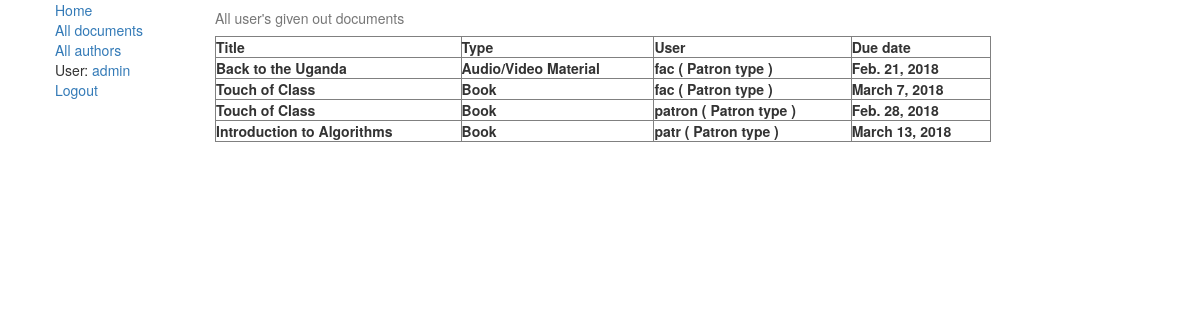
Page /library/records/ (signed in) on the earlier database version.
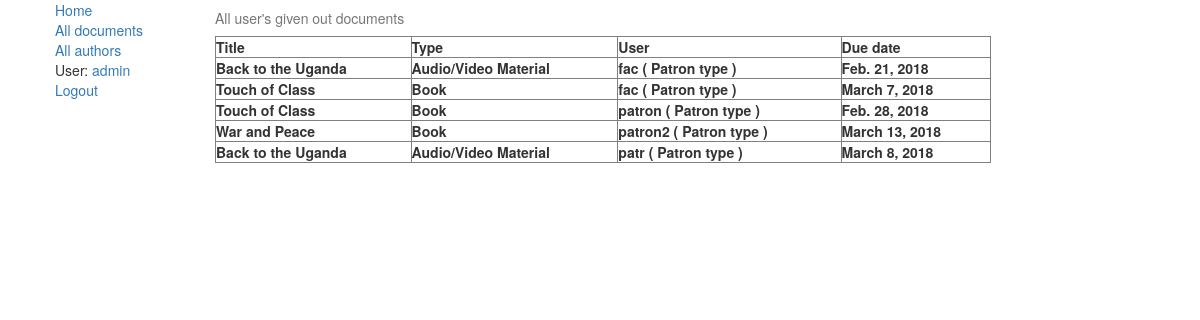
Same page on the later database version.
### library/models.py (models this page shows, shortened)
class RecordsLog(models.Model):
    user = models.ForeignKey('auth.User', on_delete=models.CASCADE, null=True)
    document = models.ForeignKey('Document', on_delete=models.PROTECT, null=True)
    document_instance = models.ForeignKey('DocumentInstance', on_delete=models.PROTECT, null=True)
    ACTION_DIRECTION = (
        (0, 'received'),
        (1, 'returned')
    )
    action = models.IntegerField(choices=ACTION_DIRECTION)
    timestamp = models.DateTimeField(auto_now=True)

class Document(models.Model):
    title = models.CharField(max_length=100)
    authors = models.ManyToManyField('Author', help_text='Select authors')
    description = models.TextField(max_length=1000, help_text="Enter a description of the document")
    type = models.ForeignKey('DocType', on_delete=models.SET_NULL, null=True, blank=True)
    tags = models.ManyToManyField('Tag', help_text="Select tags")
    last_quantity = models.IntegerField(
        help_text='This field is used for storing quantity after recalculation. DO NOT USE IT, use quantity() instead!',
        null=True)
    bestseller = models.BooleanField(default=False)
    quantity_synced = models.BooleanField(default=False)
    is_reference = models.BooleanField(default=False, help_text="Reference materials can not be borrowed.")
    def quantity(self) -> int:
        if not self.quantity_synced:
            n = len(DocumentInstance.objects.filter(document_id=self.id, status='a'))
            self.last_quantity = n
            self.quantity_synced = True
            self.save()
        else:
            n = self.last_quantity
        return n

class DocType(models.Model):
    name = models.CharField(max_length=50, help_text="Document type name")
    fields = models.CharField(max_length=1000, blank=True,
                              help_text="Fields labels separated with semicolon. Max: 5")
    max_days = models.IntegerField(help_text='Maximum days for loan in regular case', null=True)
    max_days_bestseller = models.IntegerField(help_text='Maximum days for loan if document is bestseller', null=True)
    max_days_privileges = models.IntegerField(help_text='Maximum days for loan for privileged patrons', null=True)
    class Meta:
        verbose_name = "Document Type"
        verbose_name_plural = "Documents' Types"
    def __str__(self):
        return self.name

class DocumentInstance(models.Model):
    id = models.UUIDField(primary_key=True, default=uuid.uuid4,
                          help_text="Unique document ID")
    document = models.ForeignKey('Document', on_delete=models.CASCADE, null=True)
    due_back = models.DateField(null=True, blank=True)
    DOCUMENT_STATUS = (
        ('a', 'Available'),
        ('g', 'Given out'),
        ('r', 'Reserved'),
        ('m', 'Maintenance')
    )
    status = models.CharField(max_length=1, choices=DOCUMENT_STATUS, blank=True, default='d')
    location = models.ForeignKey('LibraryLocation', on_delete=models.SET_NULL, null=True, blank=True)
    price = models.FloatField(help_text='Price in RUB', null=True)
    holder = models.ForeignKey(User, on_delete=models.SET_NULL, null=True, blank=True)
    additional_field1 = models.CharField(max_length=500, blank=True)
    additional_field2 = models.CharField(max_length=500, blank=True)
    additional_field3 = models.CharField(max_length=500, blank=True)
    additional_field4 = models.CharField(max_length=500, blank=True)
    additional_field5 = models.CharField(max_length=500, blank=True)
    class Meta:
        ordering = ["due_back"]

### library/views.py (the view)
def record_list(request):
    record = RecordsLog.objects.all()
    return render(request, 'library/record_list.html', context={'records': record})

### library/templates/library/record_list.html (shortened to what this page needs)
{% extends 'base_generic.html' %}
{% block content %}
{% if perms.library.change_wishlist %}
<html lang="en">
<head>
</head>
<body>
 <table border="1" align="left" width="80%">
                    <caption>All user's given out documents</caption>
                    <tr>
                        <th> Title</th>
                        <th> Type </th>
                        <th> User </th>
                        <th> Due date </th>
                    </tr>
                    {% for record in records %}
                        <tr>
                            <th>{{ record.document.title }}</th>
                            <th> {{ record.document.type }}</th>
                        <th>{{ record.user }} ( Patron type )</th>
                        <th> {{ record.document_instance.due_back }}</th>
                        </tr>
                    {% endfor %}
                </table>
</body>
</html>
{% else %} You are not allowed to be here
{% endif %}
{% endblock %}

Differences in the rows shown:
changed RecordsLog: document "Introduction to Algorithms" → "War and Peace"; user "patr" → "patron2"
added RecordsLog: document "Back to the Uganda", document.type "Audio/Video Material", user "patr", document_instance.due_back "March 8, 2018"
